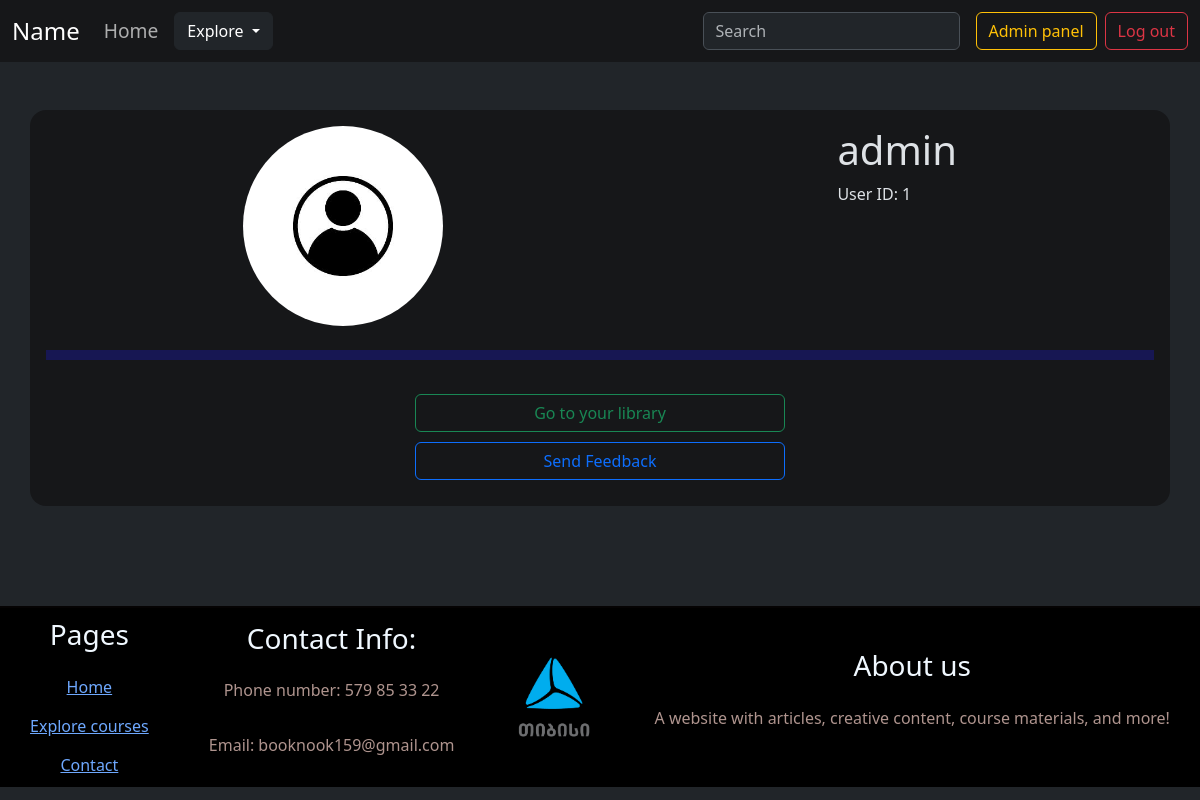
Screenshot of /profile (signed in) with the database file from the repository.
### models.py (models this page shows, shortened)
class BaseModel:
    def create(self):
        db.session.add(self)
        db.session.commit()

class User(db.Model, BaseModel, UserMixin):
    __tablename__ = "users"
    id = db.Column(db.Integer(), primary_key=True)
    username = db.Column(db.String(50), unique=True, nullable=False)
    password = db.Column(db.String())
    role = db.Column(db.String())
    profile_pic = db.Column(db.String(), default="logo.jpg")
    saved_articles = db.relationship(
    'Article',
    secondary=user_article_library,
    backref='saved_by_users'
    )

### routes.py (the view)
@app.route('/profile')
@login_required
def profile():
    user = current_user
    return render_template('profile.html', user=user)

### models.py (called while the page is built)
@login_manager.user_loader
def load_user(user_id):
    return User.query.get(user_id)

### templates/profile.html
{% extends "base.html" %}
{% block content%}
<div style="display: flex; justify-content: space-around;">
    <img src="/static/images/{{ user.profile_pic }}" style="width: 200px; height: 200px; object-fit: fill; border-radius: 100px;">
    <div>
    <h1>{{ user.username }}</h1>
    <p>User ID: {{ user.id }}</p>
    </div>
</div>
<br>
<div style="width: 100%; height: 10px; background-color: rgb(23, 23, 83); ">
</div>
<br>
<a class="btn btn-outline-success col-4" href="/library" role="button" style="margin: 10px; display:flex; justify-self: center; justify-content: center;">Go to your library</a>
<a class="btn btn-outline-primary col-4" href="/feedback" role="button" style="margin: 10px; display:flex; justify-self: center; justify-content: center;">Send Feedback</a>
{% endblock %}

### rows the page displays
User: profile_pic (picture), username "admin", id "1"
